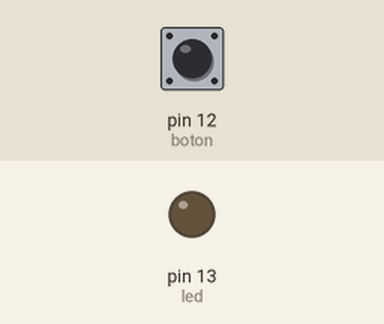
Simulated run of this sketch. Board: Arduino Uno, built with avr-gcc and run on an emulated ATmega328P. Parts: output pins drawn as LEDs (lit = HIGH). The inputs (shaded band) are chosen by the test bench; at power-on: pin 12 (boton) HIGH.

Above: at 1.2 s.
1.3 s: pin 12 (boton) pulled LOW for 0.15 s
At 1.37 s:
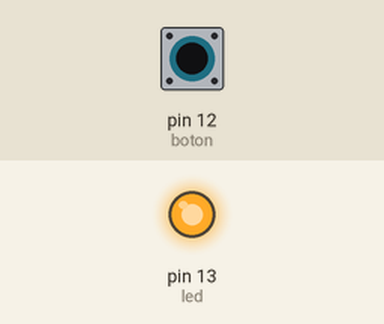
2.9 s: pin 12 (boton) pulled LOW for 3.2 s
At 6.9 s:
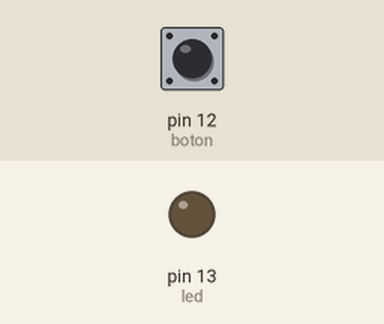
Timing chart, 0 to 8.4 s (numbered marks = the images above; inputs shaded):
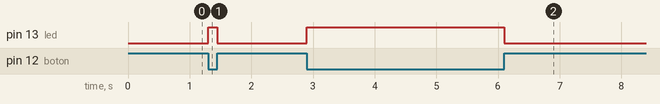

The sketch:

buton.ino
```cpp
const int led = 13;
const int boton = 12;

void setup() {
  pinMode(boton, INPUT_PULLUP);
  pinMode(led, HIGH);
}

void loop() {
  // put your main code here, to run repeatedly:
  if ( digitalRead(boton) == LOW) {
    digitalWrite(led, HIGH);
  } else {
    digitalWrite(led, LOW);
  }
}
```

Measured:
- after the input at 1.3 s, pin 13 (led): LOW → HIGH at once, → LOW 0.15 s later
- after the input at 2.9 s, pin 13 (led): LOW → HIGH at once, → LOW 3.2 s later
